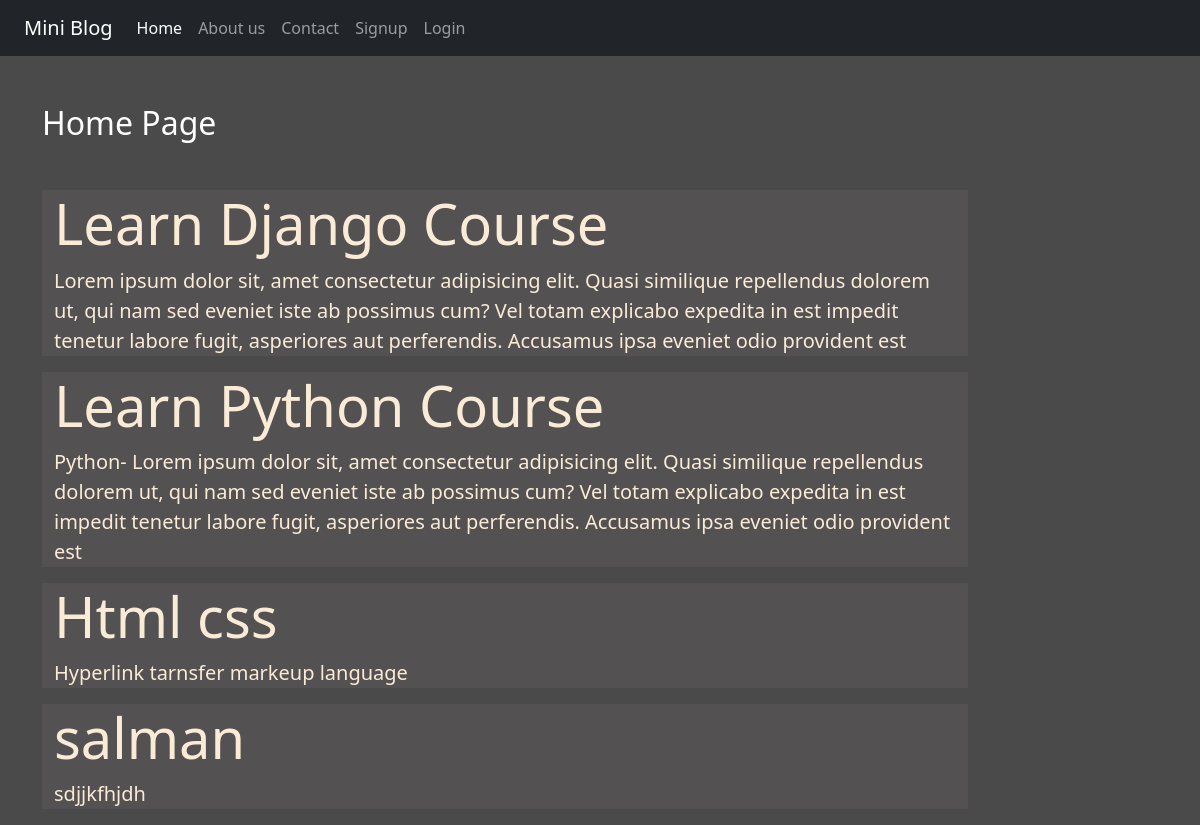
The page / on the database its author committed.
### blog/models.py (models this page shows)
class Post(models.Model):
    title = models.CharField(max_length=150)
    desc = models.TextField()

### blog/views.py (the view)
# urls.py: 2. Add a URL to urlpatterns:  path('', views.home, name='home')
def home(request):
    posts = Post.objects.all()
    return render(request, 'blog/home.html', {'posts':posts})

### blog/templates/blog/home.html (shortened to what this page needs)
{% extends 'blog/base.html' %}
{% load static %}
{% block content %}
<div class="col-sm-10">
    <h2 class="text-white my-5">Home Page</h2>
    {% for post in posts %}
    <div class="jumbotron jumbotron-fluid jambo-color">
        <div class="container">
            <h1 class="display-4 font-weight-bold">{{post.title}} </h1>
            <p class="lead">{{post.desc}}</p>
        </div>
    </div>
    {% endfor %}
</div>
{% endblock content %}

### blog/static/blog/css/style.css (style rules this page uses)
body { background-color: rgb(75, 74, 74); color: antiquewhite; }
.jambo-color { background-color: rgb(83, 81, 81); }

### rows shown on the page
Post: title "Learn Django Course", desc "Lorem ipsum dolor sit, amet consectetur adipisicing elit. Quasi similique repellendus dolorem ut, qui nam sed eveniet iste ab possimus cum? Vel totam explicabo expedita in est impedit tenetur labore fugit, asperiores aut perferendis. Accusamus ipsa eveniet odio provident est"
Post: title "Learn Python Course", desc "Python- Lorem ipsum dolor sit, amet consectetur adipisicing elit. Quasi similique repellendus dolorem ut, qui nam sed eveniet iste ab possimus cum? Vel totam explicabo expedita in est impedit tenetur labore fugit, asperiores aut perferendis. Accusamus ipsa eveniet odio provident est"
Post: title "Html css", desc "Hyperlink tarnsfer markeup language"
Post: title "salman", desc "sdjjkfhjdh"
